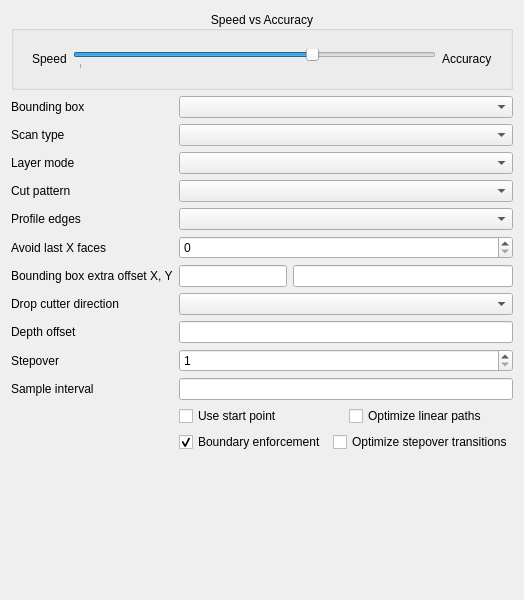
<?xml version="1.0" encoding="UTF-8"?>
<ui version="4.0">
 <class>Form</class>
 <widget class="QWidget" name="Form">
  <property name="geometry">
   <rect>
    <x>0</x>
    <y>0</y>
    <width>500</width>
    <height>600</height>
   </rect>
  </property>
  <property name="windowTitle">
   <string notr="true">Form</string>
  </property>
  <layout class="QGridLayout" name="gridLayout_2">
   <item row="1" column="0">
    <widget class="QGroupBox" name="meshConversionGroup">
     <property name="title">
      <string>Speed vs Accuracy</string>
     </property>
     <property name="alignment">
      <set>Qt::AlignCenter</set>
     </property>
     <layout class="QHBoxLayout" name="horizontalLayout_3">
      <item>
       <widget class="QWidget" name="accuracySliderWidget" native="true">
        <layout class="QHBoxLayout" name="horizontalLayout_2">
         <item>
          <widget class="QLabel" name="label">
           <property name="text">
            <string>Speed</string>
           </property>
          </widget>
         </item>
         <item>
          <widget class="QSlider" name="accuracySlider">
           <property name="minimum">
            <number>1</number>
           </property>
           <property name="maximum">
            <number>7</number>
           </property>
           <property name="value">
            <number>5</number>
           </property>
           <property name="orientation">
            <enum>Qt::Horizontal</enum>
           </property>
           <property name="tickPosition">
            <enum>QSlider::TicksBelow</enum>
           </property>
          </widget>
         </item>
         <item>
          <widget class="QLabel" name="label_2">
           <property name="text">
            <string>Accuracy</string>
           </property>
          </widget>
         </item>
        </layout>
       </widget>
      </item>
     </layout>
    </widget>
   </item>
   <item row="2" column="0">
    <layout class="QGridLayout" name="gridLayout_Params">
     <item row="0" column="0">
      <widget class="QLabel" name="boundBoxSelect_label">
       <property name="text">
        <string>Bounding box</string>
       </property>
      </widget>
     </item>
     <item row="0" column="1">
      <widget class="QComboBox" name="boundBoxSelect">
       <property name="toolTip">
        <string>Select the overall boundary for the operation</string>
       </property>
      </widget>
     </item>
     <item row="1" column="0">
      <widget class="QLabel" name="scanType_label">
       <property name="text">
        <string>Scan type</string>
       </property>
      </widget>
     </item>
     <item row="1" column="1">
      <widget class="QComboBox" name="scanType">
       <property name="toolTip">
        <string>Planar: flat, 3D surface scan. Rotational: 4th-axis rotational scan.</string>
       </property>
      </widget>
     </item>
     <item row="2" column="0">
      <widget class="QLabel" name="layerMode_label">
       <property name="text">
        <string>Layer mode</string>
       </property>
      </widget>
     </item>
     <item row="2" column="1">
      <widget class="QComboBox" name="layerMode">
       <property name="toolTip">
        <string>Complete the operation in a single pass at depth, or multiple passes to final depth</string>
       </property>
      </widget>
     </item>
     <item row="3" column="0">
      <widget class="QLabel" name="cutPattern_label">
       <property name="text">
        <string>Cut pattern</string>
       </property>
      </widget>
     </item>
     <item row="3" column="1">
      <widget class="QComboBox" name="cutPattern">
       <property name="toolTip">
        <string>Set the geometric clearing pattern to use for the operation</string>
       </property>
      </widget>
     </item>
     <item row="4" column="0">
      <widget class="QLabel" name="profileEdges_label">
       <property name="text">
        <string>Profile edges</string>
       </property>
      </widget>
     </item>
     <item row="4" column="1">
      <widget class="QComboBox" name="profileEdges">
       <property name="toolTip">
        <string>Profile the edges of the selection</string>
       </property>
      </widget>
     </item>
     <item row="5" column="0">
      <widget class="QLabel" name="avoidLastX_Faces_label">
       <property name="text">
        <string>Avoid last X faces</string>
       </property>
      </widget>
     </item>
     <item row="5" column="1">
      <widget class="QSpinBox" name="avoidLastX_Faces">
       <property name="toolTip">
        <string>Avoid cutting the last 'n' faces in the base geometry list of selected faces</string>
       </property>
      </widget>
     </item>
     <item row="6" column="0">
      <widget class="QLabel" name="boundBoxExtraOffset_label">
       <property name="text">
        <string>Bounding box extra offset X, Y</string>
       </property>
      </widget>
     </item>
     <item row="6" column="1">
      <layout class="QHBoxLayout" name="horizontalLayout">
       <item>
        <widget class="Gui::InputField" name="boundBoxExtraOffsetX">
         <property name="sizePolicy">
          <sizepolicy hsizetype="Minimum" vsizetype="Preferred">
           <horstretch>0</horstretch>
           <verstretch>0</verstretch>
          </sizepolicy>
         </property>
         <property name="toolTip">
          <string>Additional offset to the selected bounding box along the X axis</string>
         </property>
         <property name="unit" stdset="0">
          <string notr="true">mm</string>
         </property>
        </widget>
       </item>
       <item>
        <widget class="Gui::InputField" name="boundBoxExtraOffsetY">
         <property name="toolTip">
          <string>Additional offset to the selected bounding box along the Y axis</string>
         </property>
         <property name="unit" stdset="0">
          <string notr="true">mm</string>
         </property>
        </widget>
       </item>
      </layout>
     </item>
     <item row="8" column="0">
      <widget class="QLabel" name="dropCutterDirSelect_label">
       <property name="text">
        <string>Drop cutter direction</string>
       </property>
      </widget>
     </item>
     <item row="8" column="1">
      <widget class="QComboBox" name="dropCutterDirSelect">
       <property name="toolTip">
        <string>Dropcutter lines are created parallel to this axis.</string>
       </property>
      </widget>
     </item>
     <item row="9" column="0">
      <widget class="QLabel" name="depthOffset_label">
       <property name="text">
        <string>Depth offset</string>
       </property>
      </widget>
     </item>
     <item row="9" column="1">
      <widget class="Gui::InputField" name="depthOffset">
       <property name="toolTip">
        <string>Set the Z-axis depth offset from the target surface</string>
       </property>
       <property name="unit" stdset="0">
        <string notr="true">mm</string>
       </property>
      </widget>
     </item>
     <item row="10" column="0">
      <widget class="QLabel" name="stepOver_label">
       <property name="text">
        <string>Stepover</string>
       </property>
      </widget>
     </item>
     <item row="10" column="1">
      <widget class="QSpinBox" name="stepOver">
       <property name="toolTip">
        <string>The amount by which the tool is laterally displaced on each cycle of the pattern, specified in percent of the tool diameter.

A step over of 100% results in no overlap between two different cycles.</string>
       </property>
       <property name="minimum">
        <number>1</number>
       </property>
       <property name="maximum">
        <number>100</number>
       </property>
      </widget>
     </item>
     <item row="12" column="0">
      <widget class="QLabel" name="sampleInterval_label">
       <property name="text">
        <string>Sample interval</string>
       </property>
      </widget>
     </item>
     <item row="12" column="1">
      <widget class="Gui::InputField" name="sampleInterval">
       <property name="toolTip">
        <string>Set the sampling resolution. Smaller values quickly increase processing time.</string>
       </property>
       <property name="unit" stdset="0">
        <string notr="true">mm</string>
       </property>
      </widget>
     </item>
     <item row="14" column="1">
      <layout class="QHBoxLayout" name="horizontalLayout_Checkbox1">
       <item>
        <widget class="QCheckBox" name="useStartPoint">
         <property name="toolTip">
          <string>Set to true if specifying a start point</string>
         </property>
         <property name="text">
          <string>Use start point</string>
         </property>
        </widget>
       </item>
       <item>
        <widget class="QCheckBox" name="optimizeEnabled">
         <property name="toolTip">
          <string>Enable optimization of linear paths (co-linear points). Removes unnecessary co-linear points from G-code output.</string>
         </property>
         <property name="text">
          <string>Optimize linear paths</string>
         </property>
        </widget>
       </item>
      </layout>
     </item>
     <item row="15" column="1">
      <layout class="QHBoxLayout" name="horizontalLayout_Checkbox2">
       <item>
        <widget class="QCheckBox" name="boundaryEnforcement">
         <property name="toolTip">
          <string>If true, the cutter will remain inside the boundaries of the model or selected faces</string>
         </property>
         <property name="text">
          <string>Boundary enforcement</string>
         </property>
         <property name="checked">
          <bool>true</bool>
         </property>
        </widget>
       </item>
       <item>
        <widget class="QCheckBox" name="optimizeStepOverTransitions">
         <property name="toolTip">
          <string>Enable separate optimization of transitions between, and breaks within, each step over path.</string>
         </property>
         <property name="text">
          <string>Optimize stepover transitions</string>
         </property>
        </widget>
       </item>
      </layout>
     </item>
    </layout>
   </item>
   <item row="3" column="0">
    <spacer name="verticalSpacer">
     <property name="orientation">
      <enum>Qt::Vertical</enum>
     </property>
     <property name="sizeHint" stdset="0">
      <size>
       <width>20</width>
       <height>40</height>
      </size>
     </property>
    </spacer>
   </item>
  </layout>
 </widget>
 <customwidgets>
  <customwidget>
   <class>Gui::InputField</class>
   <extends>QLineEdit</extends>
   <header>Gui/InputField.h</header>
  </customwidget>
 </customwidgets>
 <resources/>
 <connections/>
</ui>
